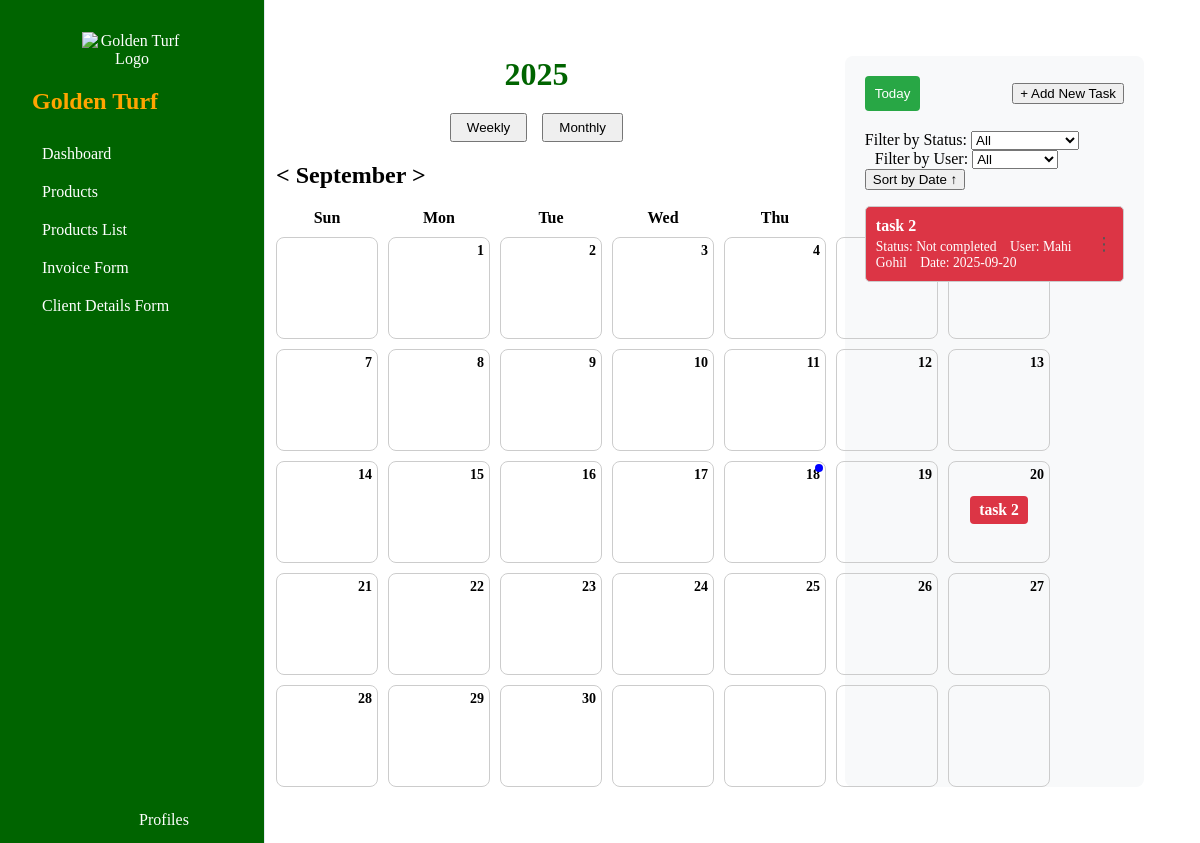
The app's page /calendar (signed in) with its own data.
### tables this page shows
CREATE TABLE tasks (
            id INTEGER PRIMARY KEY AUTOINCREMENT,
            title TEXT NOT NULL,
            description TEXT,
            task_date TEXT NOT NULL,
            task_time TEXT,
            location TEXT,
            status TEXT NOT NULL DEFAULT 'Not completed',
            created_at TEXT DEFAULT CURRENT_TIMESTAMP
        , task_end_time TEXT, owner_id INTEGER, assigned_user_id INTEGER);

CREATE TABLE users (
            id INTEGER PRIMARY KEY AUTOINCREMENT,
            name TEXT NOT NULL,
            email TEXT UNIQUE NOT NULL,
            password TEXT NOT NULL
        , reset_token TEXT, token_expiry TEXT, role TEXT DEFAULT 'user', verification_code TEXT, permissions TEXT DEFAULT '');

### app.py (the view, shortened to what this page needs)
@app.route('/calendar')
def calendar():
    if 'user_name' not in session:
        return redirect(url_for('login'))
    if not has_permission('calendar'):
        return redirect(url_for('access_restricted'))
    actual_today = datetime.now().date()
    current_year = request.args.get('year', actual_today.year, type=int)
    current_month = request.args.get('month', actual_today.month, type=int)
    current_day = request.args.get('day', actual_today.day, type=int)
    view = request.args.get('view', 'month')
    current_date = datetime(current_year, current_month, current_day)
    tasks = get_all_tasks()
    status_colors = {
        'Not completed': 'red',
        'In Progress': 'orange',
        'Completed': 'green'
    }
    tasks_by_date = {}
    for task in tasks:
        task_date = datetime.strptime(task[3], '%Y-%m-%d').date()
        task_color = status_colors.get(task[7], 'gray')  # task[7] is status
        task = list(task)
        task.append(task_color)  # task[9] = color
        if task_date not in tasks_by_date:
            tasks_by_date[task_date] = []
        tasks_by_date[task_date].append(task)
    calendar_data = []
    month_names = ['January', 'February', 'March', 'April', 'May', 'June',
                   'July', 'August', 'September', 'October', 'November', 'December']
    full_day_tasks = []
    if view == 'month':
        cal = Calendar(firstweekday=6)  # Set Sunday as the first day of the week
        days = cal.itermonthdays(current_year, current_month)
        today = current_date.date()
        for day in days:
            if day == 0:
                calendar_data.append({'day': None, 'tasks': [], 'is_today': False})
            else:
                date = datetime(current_year, current_month, day).date()
                is_today = (date == today)
                calendar_data.append({'day': day, 'tasks': tasks_by_date.get(date, []), 'is_today': is_today})
        header_text = month_names[current_month - 1]
    conn = sqlite3.connect('users.db')
    c = conn.cursor()
    c.execute('SELECT id, name FROM users ORDER BY name')
    users = [{'id': row[0], 'name': row[1]} for row in c.fetchall()]
    conn.close()
    return render_template('calendar.html',
                           calendar_data=calendar_data,
                           current_year=current_year,
                           current_month=current_month,
                           current_day=current_day,
                           header_text=header_text,
                           month_names=month_names,
                           view=view,
                           tasks=tasks,
                           full_day_tasks=full_day_tasks,
                           current_date=current_date_str if view == 'day' else None,
                           users=users)

### app.py (called while the page is built)
def has_permission(module):
    return True

def get_all_tasks():
    conn = sqlite3.connect('users.db')
    c = conn.cursor()
    c.execute('SELECT * FROM tasks ORDER BY task_date, task_time')
    tasks = c.fetchall()
    conn.close()
    return tasks

### templates/calendar.html (shortened to what this page needs)
<!DOCTYPE html>
<html lang="en">
<head>
    <link rel="stylesheet" href="/static/calendar.css" />
</head>
<body>
    <div class="sidebar" style="position: fixed; top: 0; left: 0; width: 200px; height: 100%; background-color: #006400; color: white; padding: 2rem; border-right: 1px solid #e2e8f0;">
        <div style="width:100%;text-align:center;margin-bottom:20px;">
            <img src="/static/golden_turf_logo.png" alt="Golden Turf Logo" style="width:100px;display:block;margin:0 auto;">
        </div>
        <h2 style="color: orange;">Golden Turf</h2>
        <nav class="navbar">
            <a href="{{ url_for('dashboard') }}" style="color: white; font-size: 16px; text-decoration: none; display: block; padding: 10px;">Dashboard</a>
            <div class="nav-dropdown">
                <a href="#" class="dropbtn" style="color: white; font-size: 16px; text-decoration: none; display: block; padding: 10px;">Products</a>
                <div class="dropdown-content" style="position: absolute; background-color: #006400; min-width: 160px; z-index: 1; border-radius: 4px;">
                    <a href="{{ url_for('products_list') }}" style="color: white; font-size: 16px; text-decoration: none; display: block; padding: 10px;">Products List</a>
                    <a href="{{ url_for('invoice') }}" style="color: white; font-size: 16px; text-decoration: none; display: block; padding: 10px;">Invoice Form</a>
                    <a href="{{ url_for('clients') }}" style="color: white; font-size: 16px; text-decoration: none; display: block; padding: 10px;">Client Details Form</a>
                </div>
            </div>
            <a href="{{ url_for('quotes') }}" style="color: white; font-size: 16px; text-decoration: none; display: block; padding: 10px;">Quotes</a>
            <a href="{{ url_for('payments') }}" style="color: white; font-size: 16px; text-decoration: none; display: block; padding: 10px;">Clients &amp; Invoices List</a>
            <a href="{{ url_for('calendar') }}" style="color: white; font-size: 16px; text-decoration: none; display: block; padding: 10px;">Calendar</a>
        </nav>
        <div style="position: absolute; bottom: 20px; width: 100%; text-align: center;">
            <a href="{{ url_for('profiles') }}" style="color: white; font-size: 16px; text-decoration: none; display: block; padding: 10px; margin-bottom: 10px;">Profiles</a>
        </div>
    </div>
    <main style="display: flex; gap: 48px; margin-left: 220px; max-width: calc(100vw - 220px); overflow: visible; position: relative; z-index: 1; padding: 48px 48px 48px 48px;">
        <section class="calendar" style="flex: 1 1 60%; max-width: 60%;">
            <div class="year-header" style="text-align: center; font-size: 32px; font-weight: bold; margin-bottom: 20px; color: #006400;">{{ current_year }}</div>
            <div class="view-options" style="display: flex; justify-content: center; gap: 15px; margin-bottom: 15px;">
                <button onclick="navigate('week')" style="padding: 5px 15px; cursor: pointer;">Weekly</button>
                <button onclick="navigate('month')" style="padding: 5px 15px; cursor: pointer;">Monthly</button>
            </div>
            <h2>
                <span class="nav-arrow" onclick="navigateMonth(-1)" style="font-size: 24px; font-weight: bold; color: black; text-decoration: none; cursor: pointer;"><</span>
                {{ header_text }}
                <span class="nav-arrow" onclick="navigateMonth(1)" style="font-size: 24px; font-weight: bold; color: black; text-decoration: none; cursor: pointer;">></span>
            </h2>
            {% if view == 'month' %}
                <div class="calendar-grid" style="display: grid; grid-template-columns: repeat(7, 1fr); gap: 10px;">
                    <div class="day-name" style="font-weight: bold; text-align: center;">Sun</div>
                    <div class="day-name" style="font-weight: bold; text-align: center;">Mon</div>
                    <div class="day-name" style="font-weight: bold; text-align: center;">Tue</div>
                    <div class="day-name" style="font-weight: bold; text-align: center;">Wed</div>
                    <div class="day-name" style="font-weight: bold; text-align: center;">Thu</div>
                    <div class="day-name" style="font-weight: bold; text-align: center;">Fri</div>
                    <div class="day-name" style="font-weight: bold; text-align: center;">Sat</div>
                    {% for day in calendar_data %}
                        <div class="calendar-day {% if day.tasks %}has-tasks{% endif %} {% if day.is_today %}today{% endif %}" style="position: relative; width: 100px; height: 100px; border: 1px solid #ccc; border-radius: 8px; display: flex; flex-direction: column; align-items: center; justify-content: center;">
                            {% if day.day %}
                                <span class="day-number" style="position: absolute; top: 5px; right: 5px; font-size: 14px; font-weight: bold;">{{ day.day }}</span>
                                {% if day.is_today %}
                                    <div class="today-dot" style="position: absolute; top: 2px; right: 2px; width: 8px; height: 8px; background-color: blue; border-radius: 50%; z-index: 10;"></div>
                                {% endif %}
                                {% for task in day.tasks %}
                                    <li class="task-item task-status-bg-{{ task[6]|lower|replace(' ', '-') }}" data-status="{{ task[6] }}" data-date="{{ task[3] }}" data-time="{{ task[4] }}" data-task-id="{{ task[0] }}" style="border: 1px solid transparent; padding: 4px 8px; margin-bottom: 4px; border-radius: 4px; display: flex; align-items: center; font-size: 0.98rem; cursor: pointer; gap: 10px; justify-content: center; color: #fff;" onclick="redirectToTaskView('{{ task[0] }}')">
                                        <span style="font-weight: 600;">{{ task[1] }}</span>
                                    </li>
                                {% endfor %}
                            {% endif %}
                        </div>
                    {% endfor %}
                </div>
            {% endif %}
        </section>
        <section class="task-sidebar" style="flex: 1 1 40%; max-width: 40%; padding: 20px; background-color: #f8f9fa; border-radius: 8px;">
            <div style="display: flex; justify-content: space-between; align-items: center; margin-bottom: 20px;">
                <button class="today-btn" onclick="goToToday()" style="background-color: #28a745; color: white; border: none; padding: 10px; border-radius: 4px; cursor: pointer;">Today</button>
                <button class="add-event" onclick="openAddTaskPopup()">+ Add New Task</button>
            </div>
            <div style="margin-bottom: 5px;">
                <label for="filter-status">Filter by Status:</label>
                <select id="filter-status" onchange="filterTasks()">
                    <option value="all">All</option>
                </select>
                <label for="filter-user" style="margin-left: 10px;">Filter by User:</label>
                <select id="filter-user" onchange="filterTasks()">
                    <option value="all">All</option>
                </select>
                <button onclick="sortTasksByDate()">Sort by Date <span id="sort-arrow">↑</span></button>
            </div>
            <ul id="task-list" style="list-style: none; padding: 0;">
                {% for task in tasks %}
                    <li class="task-item task-status-bg-{{ task[6]|lower|replace(' ', '-') }}" data-status="{{ task[6] }}" data-date="{{ task[3] }}" data-time="{{ task[4] }}" data-task-id="{{ task[0] }}" data-user="{{ task[9] }}" style="border: 1px solid #ccc; padding: 10px; margin-bottom: 5px; border-radius: 5px; position: relative; display: flex; align-items: center; flex-direction: row; justify-content: space-between;">
                        <div onclick="redirectToTaskView('{{ task[0] }}')" style="cursor: pointer; display: flex; align-items: center; width: 100%; flex-direction: column; align-items: flex-start;">
                            <span style="font-weight: 600; font-size: 1rem; color: #fff;">{{ task[1] }}</span>
                            <div style="font-size: 0.85rem; color: #fff; margin-top: 4px;">
                                <span>Status: {{ task[6] }}</span>
                                {% if task[9] %}
                                    {% for user in users %}
                                        {% if user.id == task[9] %}
                                            <span style="margin-left: 10px;">User: {{ user.name }}</span>
                                        {% endif %}
                                    {% endfor %}
                                {% endif %}
                                <span style="margin-left: 10px;">Date: {{ task[3] }}</span>
                            </div>
                        </div>
                        <span class="task-dots" style="margin-left: 8px; font-size: 18px; cursor: pointer; user-select: none; position: relative;" onclick="event.stopPropagation(); toggleTaskMenu(this)">&#8942;
                        </span>
                    </li>
                {% endfor %}
            </ul>
        </section>
    </main>
</body>
</html>

### static/calendar.css (style rules this page uses)
.task-status-bg-not-completed { background-color: #dc3545 !important; color: #fff !important; }
.task-dots { font-size: 18px; cursor: pointer; margin-left: 8px; color: #555; user-select: none; position: relative; }
.task-item { display: flex; align-items: center; padding: 6px 8px; border-bottom: 1px solid #ddd; cursor: pointer; }

### records on screen
tasks: title "task 2", status "Not completed", task_date "2025-09-20"
users: name "Mahi Gohil"

### other values on screen
{{ current_year }} "2025"
{{ header_text }} "September"
{{ day.day }} "1" "2" "3" "4" "7" "8" "9" "10" "11" "12" "13" "14" "15" "16" "17" "18" "19" "20" "21" "22" "23" "24" "25" "26" "27" "28" "29" "30"
